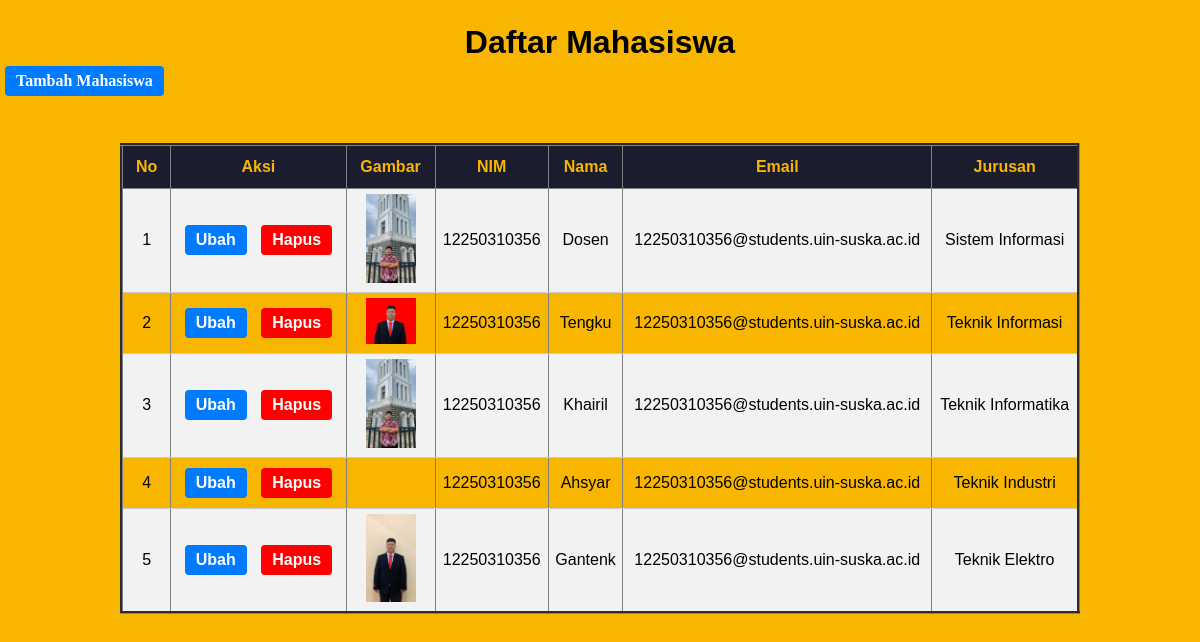
The page /pertemuan10/index.php on the database its author committed.
### tables this page shows
CREATE TABLE `mahasiswa` (
  `id` int(11) NOT NULL,
  `nama` varchar(100) NOT NULL,
  `nim` varchar(100) NOT NULL,
  `email` varchar(100) NOT NULL,
  `jurusan` varchar(100) NOT NULL,
  `gambar` varchar(100) NOT NULL
);

### pertemuan10/functions.php (called while the page is built, shortened)
<?php
$conn = mysqli_connect("localhost", "root", "", "phpdasar");
function query($query)
{
    global $conn;
    $result = mysqli_query($conn, $query);
    $rows = [];
    while ($row = mysqli_fetch_assoc($result)) {
        $rows[] = $row;
    }
    return $rows;
}

### pertemuan10/index.php (the view, shortened to what this page needs)
<?php
require 'functions.php';
$mahasiswa = query("SELECT * FROM mahasiswa");
?>
<!DOCTYPE html>
<html lang="en">
<head>
</head>
<body>
    <h1>Daftar Mahasiswa </h1>
    <span class="action-btn">
        <a href="tambah.php" class="edit">Tambah Mahasiswa</a>
    </span>
    <br><br>
    <table border="3" cellpadding="10" cellspacing="0" class="content-table">
        <tr>
            <th>No</th>
            <th>Aksi</th>
            <th>Gambar</th>
            <th>NIM</th>
            <th>Nama</th>
            <th>Email</th>
            <th>Jurusan</th>
        </tr>
        <?php $i = 1; ?>
        <?php foreach ($mahasiswa as $row) : ?>
            <tr>
                <td><?= $i++ ?></td>
                <td>
                    <span class="action-btn">
                        <a href="" class="edit">Ubah</a>
                        <a href="hapus.php?id=<?= $row["id"]; ?>" onclick="return confirm('Apakah Anda Yakin Ingin Menghapus Data?');" class="delete">Hapus</a>
                    </span>
                </td>
                <td><img src="img/<?= $row["gambar"]; ?>" alt="" width="50"></td>
                <td><?= $row["nim"]; ?></td>
                <td><?= $row["nama"]; ?></td>
                <td><?= $row["email"]; ?></td>
                <td><?= $row["jurusan"]; ?></td>
            </tr>
        <?php endforeach; ?>
    </table>
</body>
</html>

### pertemuan10/index.php (style rules this page uses)
* { margin: 0; padding: 0; box-sizing: border-box; }
body { background-color: #f9b600; }
.content-table, h1 { margin: 0 auto; width: 80%; text-align: center; border-collapse: collapse; font-family: Arial, sans-serif; margin-top: 2%; }
.content-table th { background-color: #1b1c2d; color: #f9b600; font-weight: bold; padding: 12px; }
.content-table td { padding: 5px; border-bottom: 1px solid #ccc; }
.content-table tr:nth-child(even) { background-color: #f2f2f2; }
.content-table a { color: #007bff; text-decoration: none; font-weight: bold; }
.action-btn a { display: inline-block; padding: 5px 10px; margin: 5px; border: 1px solid transparent; text-decoration: none; font-weight: bold; border-radius: 4px; transition: background-color 0.3s; }
.action-btn a.edit { background-color: #007bff; color: #fff; }
.action-btn a.delete { background-color: #ff0000; color: #fff; }

### rows shown on the page
mahasiswa: gambar (picture), nim "12250310356", nama "Dosen", email "12250310356@students.uin-suska.ac.id", jurusan "Sistem Informasi"
mahasiswa: gambar (picture), nim "12250310356", nama "Tengku", email "12250310356@students.uin-suska.ac.id", jurusan "Teknik Informasi"
mahasiswa: gambar (picture), nim "12250310356", nama "Khairil", email "12250310356@students.uin-suska.ac.id", jurusan "Teknik Informatika"
mahasiswa: nim "12250310356", nama "Ahsyar", email "12250310356@students.uin-suska.ac.id", jurusan "Teknik Industri"
mahasiswa: gambar (picture), nim "12250310356", nama "Gantenk", email "12250310356@students.uin-suska.ac.id", jurusan "Teknik Elektro"
